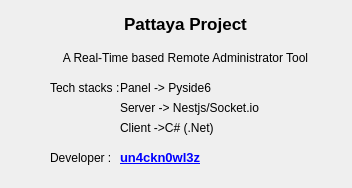
<?xml version="1.0" encoding="UTF-8"?>
<ui version="4.0">
 <class>AboutWidget</class>
 <widget class="QDialog" name="AboutWidget">
  <property name="windowModality">
   <enum>Qt::ApplicationModal</enum>
  </property>
  <property name="geometry">
   <rect>
    <x>0</x>
    <y>0</y>
    <width>352</width>
    <height>188</height>
   </rect>
  </property>
  <property name="minimumSize">
   <size>
    <width>352</width>
    <height>188</height>
   </size>
  </property>
  <property name="maximumSize">
   <size>
    <width>352</width>
    <height>188</height>
   </size>
  </property>
  <property name="mouseTracking">
   <bool>true</bool>
  </property>
  <property name="windowTitle">
   <string>About Pattaya Project</string>
  </property>
  <widget class="QLabel" name="label_3">
   <property name="geometry">
    <rect>
     <x>50</x>
     <y>80</y>
     <width>81</width>
     <height>16</height>
    </rect>
   </property>
   <property name="text">
    <string>Tech stacks :</string>
   </property>
  </widget>
  <widget class="QLabel" name="label_4">
   <property name="geometry">
    <rect>
     <x>120</x>
     <y>80</y>
     <width>121</width>
     <height>16</height>
    </rect>
   </property>
   <property name="text">
    <string>Panel -&gt; Pyside6</string>
   </property>
  </widget>
  <widget class="QLabel" name="label_5">
   <property name="geometry">
    <rect>
     <x>120</x>
     <y>100</y>
     <width>161</width>
     <height>16</height>
    </rect>
   </property>
   <property name="text">
    <string>Server -&gt; Nestjs/Socket.io</string>
   </property>
  </widget>
  <widget class="QLabel" name="label_6">
   <property name="geometry">
    <rect>
     <x>120</x>
     <y>120</y>
     <width>161</width>
     <height>16</height>
    </rect>
   </property>
   <property name="text">
    <string>Client -&gt;C# (.Net)</string>
   </property>
  </widget>
  <widget class="QLabel" name="label_7">
   <property name="geometry">
    <rect>
     <x>50</x>
     <y>150</y>
     <width>81</width>
     <height>16</height>
    </rect>
   </property>
   <property name="text">
    <string>Developer :</string>
   </property>
  </widget>
  <widget class="QLabel" name="label_8">
   <property name="geometry">
    <rect>
     <x>120</x>
     <y>150</y>
     <width>101</width>
     <height>16</height>
    </rect>
   </property>
   <property name="text">
    <string>&lt;html&gt;&lt;head/&gt;&lt;body&gt;&lt;p&gt;&lt;a href=&quot;https://github.com/un4ckn0wl3z&quot;&gt;&lt;span style=&quot; font-size:10pt; font-weight:700; color:#0000ff;&quot;&gt;un4ckn0wl3z&lt;/span&gt;&lt;/a&gt;&lt;/p&gt;&lt;/body&gt;&lt;/html&gt;</string>
   </property>
   <property name="openExternalLinks">
    <bool>true</bool>
   </property>
  </widget>
  <widget class="QWidget" name="layoutWidget">
   <property name="geometry">
    <rect>
     <x>40</x>
     <y>10</y>
     <width>291</width>
     <height>61</height>
    </rect>
   </property>
   <layout class="QVBoxLayout" name="verticalLayout">
    <item>
     <widget class="QLabel" name="label">
      <property name="font">
       <font>
        <pointsize>13</pointsize>
        <bold>true</bold>
       </font>
      </property>
      <property name="text">
       <string>Pattaya Project</string>
      </property>
      <property name="alignment">
       <set>Qt::AlignCenter</set>
      </property>
     </widget>
    </item>
    <item>
     <widget class="QLabel" name="label_2">
      <property name="text">
       <string>A Real-Time based Remote Administrator Tool</string>
      </property>
      <property name="alignment">
       <set>Qt::AlignCenter</set>
      </property>
     </widget>
    </item>
   </layout>
  </widget>
 </widget>
 <resources/>
 <connections/>
</ui>
